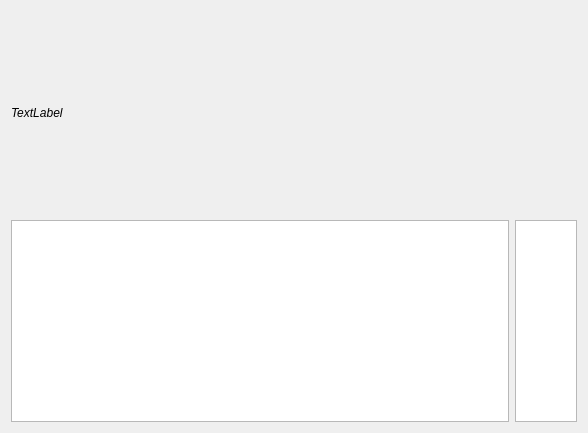
<?xml version="1.0" encoding="UTF-8"?>
<ui version="4.0">
 <class>GaussStep</class>
 <widget class="QWidget" name="GaussStep">
  <property name="geometry">
   <rect>
    <x>0</x>
    <y>0</y>
    <width>588</width>
    <height>433</height>
   </rect>
  </property>
  <property name="sizePolicy">
   <sizepolicy hsizetype="Preferred" vsizetype="Preferred">
    <horstretch>0</horstretch>
    <verstretch>0</verstretch>
   </sizepolicy>
  </property>
  <property name="windowTitle">
   <string>Form</string>
  </property>
  <layout class="QVBoxLayout" name="verticalLayout">
   <item>
    <layout class="QGridLayout" name="gridLayout">
     <property name="sizeConstraint">
      <enum>QLayout::SetMaximumSize</enum>
     </property>
     <item row="1" column="0">
      <widget class="QTableWidget" name="tableWidget">
       <property name="sizePolicy">
        <sizepolicy hsizetype="Preferred" vsizetype="Preferred">
         <horstretch>0</horstretch>
         <verstretch>0</verstretch>
        </sizepolicy>
       </property>
       <property name="editTriggers">
        <set>QAbstractItemView::NoEditTriggers</set>
       </property>
       <property name="selectionMode">
        <enum>QAbstractItemView::NoSelection</enum>
       </property>
       <attribute name="horizontalHeaderVisible">
        <bool>false</bool>
       </attribute>
       <attribute name="horizontalHeaderDefaultSectionSize">
        <number>60</number>
       </attribute>
       <attribute name="verticalHeaderVisible">
        <bool>false</bool>
       </attribute>
       <attribute name="verticalHeaderDefaultSectionSize">
        <number>60</number>
       </attribute>
       <attribute name="verticalHeaderMinimumSectionSize">
        <number>23</number>
       </attribute>
      </widget>
     </item>
     <item row="1" column="1">
      <widget class="QTableWidget" name="columnWidget">
       <property name="sizePolicy">
        <sizepolicy hsizetype="Preferred" vsizetype="Preferred">
         <horstretch>0</horstretch>
         <verstretch>0</verstretch>
        </sizepolicy>
       </property>
       <property name="maximumSize">
        <size>
         <width>62</width>
         <height>16777215</height>
        </size>
       </property>
       <property name="editTriggers">
        <set>QAbstractItemView::NoEditTriggers</set>
       </property>
       <property name="selectionMode">
        <enum>QAbstractItemView::NoSelection</enum>
       </property>
       <property name="columnCount">
        <number>1</number>
       </property>
       <attribute name="horizontalHeaderVisible">
        <bool>false</bool>
       </attribute>
       <attribute name="horizontalHeaderDefaultSectionSize">
        <number>60</number>
       </attribute>
       <attribute name="verticalHeaderVisible">
        <bool>false</bool>
       </attribute>
       <attribute name="verticalHeaderDefaultSectionSize">
        <number>60</number>
       </attribute>
       <attribute name="verticalHeaderMinimumSectionSize">
        <number>23</number>
       </attribute>
       <column/>
      </widget>
     </item>
     <item row="0" column="0" colspan="2">
      <widget class="QLabel" name="message">
       <property name="sizePolicy">
        <sizepolicy hsizetype="Preferred" vsizetype="Preferred">
         <horstretch>0</horstretch>
         <verstretch>0</verstretch>
        </sizepolicy>
       </property>
       <property name="font">
        <font>
         <italic>true</italic>
        </font>
       </property>
       <property name="text">
        <string>TextLabel</string>
       </property>
      </widget>
     </item>
    </layout>
   </item>
  </layout>
 </widget>
 <resources/>
 <connections/>
</ui>
